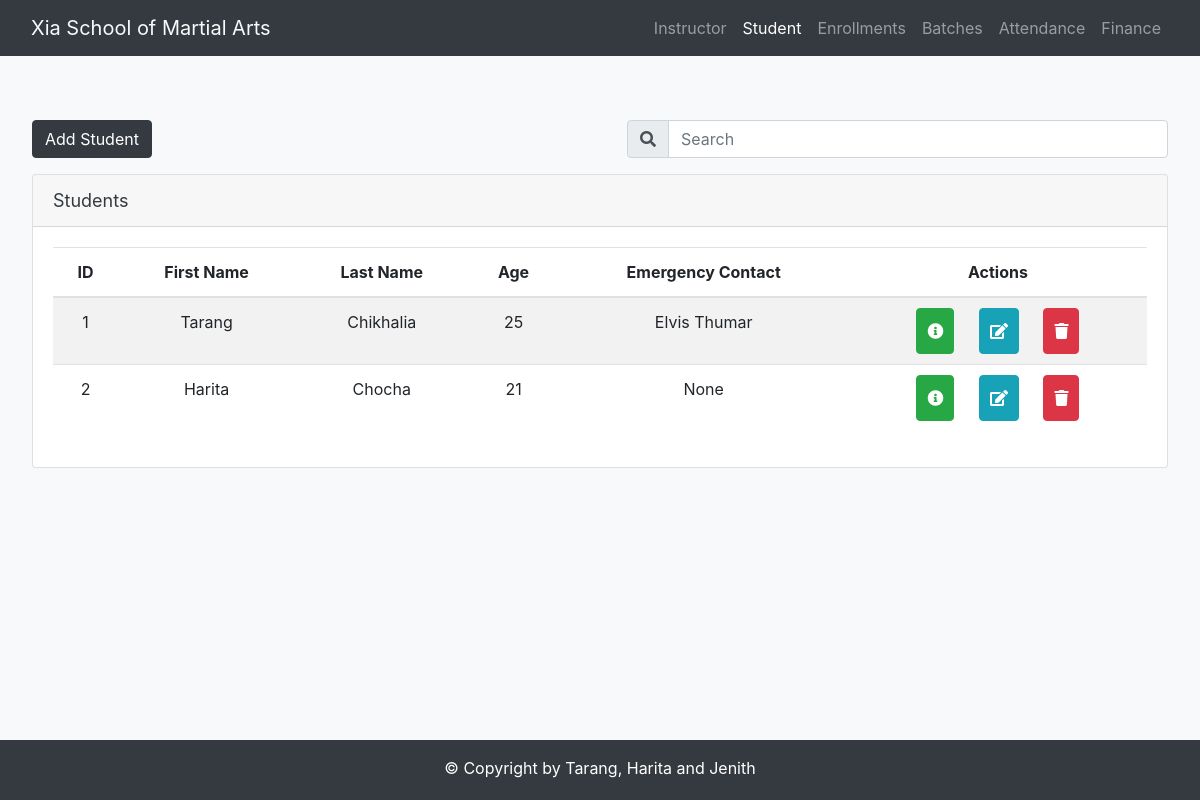
The app's page /student/, older data.
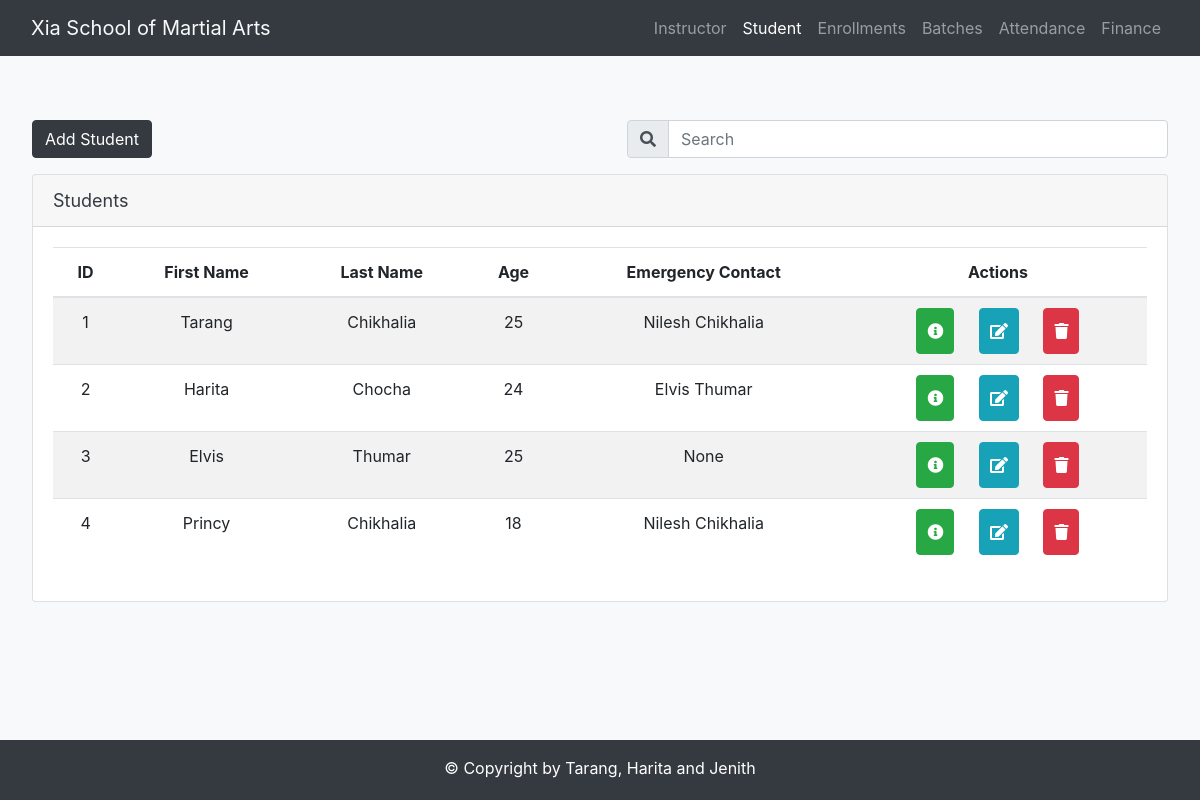
The same page, newer data.
### student/models.py (models this page shows, shortened)
class Student(models.Model):
    first_name = models.CharField(max_length=100)
    last_name = models.CharField(max_length=100)
    street_name = models.CharField(max_length=100, default="NA")
    city = models.CharField(max_length=100, default="NA")
    province = models.CharField(max_length=100, default="NA")
    postal_code = models.CharField(max_length=10, default="NA")
    date_of_birth = models.DateField()
    date_of_joining = models.DateField(default=timezone.now)
    phone_number = models.CharField(validators=[phone_regex], max_length=17, blank=True)
    rank = models.CharField(max_length=50, choices=BELT_COLOR, default='White')
    guardian = models.ForeignKey(Guardian, null=True, blank=True, on_delete=models.SET_NULL, related_name='children')
    def age(self):
        today = date.today()
        return today.year - self.date_of_birth.year - ((today.month, today.day) < (self.date_of_birth.month, self.date_of_birth.day))

class Guardian(models.Model):
    first_name = models.CharField(max_length=100)
    last_name = models.CharField(max_length=100)
    street_name = models.CharField(max_length=100, default="NA")
    city = models.CharField(max_length=100, default="NA")
    province = models.CharField(max_length=100, default="NA")
    postal_code = models.CharField(max_length=10, default="NA")
    phone_number = models.CharField(validators=[phone_regex], max_length=17, blank=True)
    relation = models.CharField(max_length=50, choices=RELATION)
    def __str__(self):
        return self.first_name + " " + self.last_name

### student/views.py (the view)
# urls.py: path('student/', views.StudentIndexView.as_view(), name='student'),
class StudentIndexView(generic.ListView):
    template_name = 'student/student.html'
    def get_queryset(self):
        return Student.objects.all()

### student/templates/student/student.html (shortened to what this page needs)
{% extends 'student/base.html' %} {% load staticfiles%} {% block css %}
<link rel="stylesheet" href="{% static 'student\student.css' %}"> {% endblock %}
{% block title%}Students{% endblock %} {% block activestudent %}active{% endblock %} {% block body %}
<div class="jumbotron bg-light">
    <div class="row">
        <div class="col col-lg-12">
            <a class="btn btn-dark" href="{% url 'student:student-add' %}" role="button">Add Student</a>
            <div class="form-group float-right">
                <form action="{% url 'student:student-search' %}" method="GET" accept-charset="utf-8">
                    <div class="input-group">
                        <div class="input-group-prepend">
                            <i class="fa fa-search input-group-text" style="padding-top:10px;"></i>
                        </div>
                        <input
                                class="form-control"
                                type="text" name="q"
                                value="{{request.GET.q}}"
                                placeholder="Search"
                                style="width:500px;"/>
                    </div>
                </form>
            </div>
            {% if object_list %}
            <div style="margin-top:1em" class="card">
                <div class="card-header text-dark table-heading">Students</div>
                <div class="card-body panel-full">
                    <table class="table table-responsive-sm table-striped table-condensed sortable">
                        <thead>
                            <tr class="text-center">
                                <th align="center">ID</th>
                                <th align="center">First Name</th>
                                <th align="center">Last Name</th>
                                <th align="center">Age</th>
                                <th align="center">Emergency Contact</th>
                                <th align="center">Actions</th>
                            </tr>
                        </thead>
                        <tbody id="mySearch">
                            {% for stu in object_list %}
                            <tr class="text-center">
                                <td>
                                    {{ stu.pk }}
                                </td>
                                <td>{{ stu.first_name }}</td>
                                <td>{{ stu.last_name }}</td>
                                <td>{{ stu.age }}</td>
                                <td>{{ stu.guardian }}</td>
                                <td style="padding: 0px">
                                    <a class="btn btn-success click" style="display:'inline-block'" href="{% url 'student:detail' stu.id %}" role="button">
                                        <i class="fas fa-info-circle"></i>
                                    </a>
                                    <a class="btn btn-info click" style="display:'inline-block'" href="{% url 'student:student-update' stu.id %}" role="button">
                                        <i class="fa fa-edit"></i>
                                    </a>
                                    <a class="btn btn-danger click" href="{% url 'student:student-delete' stu.id %}" role="button">
                                        <i class="fa fa-trash"></i>
                                    </a>
                                </td>
                            </tr>
                            {% endfor %}
                        </tbody>
                    </table>
                </div>
            </div>
            {% else %}
                <p> 0 Students Found </p>
            {% endif %}
        </div>
    </div>
</div>
{% endblock %}

### student/templates/student/base.html (shortened to what this page needs)
<!DOCTYPE html>
<html lang="en">
<head>
    <link rel="stylesheet" href="https://stackpath.bootstrapcdn.com/bootstrap/4.1.1/css/bootstrap.min.css"
>
    <link rel="stylesheet" href="https://use.fontawesome.com/releases/v5.0.13/css/all.css"
> {% block css %}{% endblock %}
</head>
<body class="bg-light">
    <nav class="navbar navbar-dark bg-dark navbar-expand-sm m-0">
        <div class="container-fluid">
            <a class="navbar-brand text-light" href="{% url 'student:index' %}">Xia School of Martial Arts</a>
            <div class="navbar-nav">
                <a class="nav-item nav-link {% block activeinstructor %}{% endblock %}" href="{% url 'student:instructor' %}">Instructor</a>
                <a class="nav-item nav-link {% block activestudent %}{% endblock %}" href="{% url 'student:student' %}">Student</a>
                <a class="nav-item nav-link {% block activeenroll %}{% endblock %}" href="{% url 'student:enroll' %}">Enrollments</a>
                <a class="nav-item nav-link {% block activebatches %}{% endblock %}" href="{% url 'student:batch' %}">Batches</a>
                <a class="nav-item nav-link {% block activeattend %}{% endblock %}" href="{% url 'student:attend' %}">Attendance</a>
                <a class="nav-item nav-link {% block activefinance %}{% endblock %}" href="{% url 'student:finance' %}">Finance</a>
            </div>
        </div>
    </nav>
    <div>
    {% block body %} {% endblock %}
    </div>
    <footer class="page-footer font-small bg-dark fixed-bottom" style="height: 60px">
        <div class="footer-copyright text-center py-3 text-white">
            © Copyright by Tarang, Harita and Jenith
        </div>
    </footer>
</body>
</html>

### student/static/student/student.css (style rules this page uses)
.table-heading { font-size: 18px; }
.click { padding: 10px; margin: 10px; }

Row changes from the older to the newer data that the page shows:
changed Student "Tarang": guardian "Elvis Thumar" → "Nilesh Chikhalia"
changed Student "Harita": age "21" → "24"; guardian "None" → "Elvis Thumar"
added Student: pk "3", first_name "Elvis", last_name "Thumar", age "25", guardian "None"
added Student: pk "4", first_name "Princy", last_name "Chikhalia", age "18", guardian "Nilesh Chikhalia"
